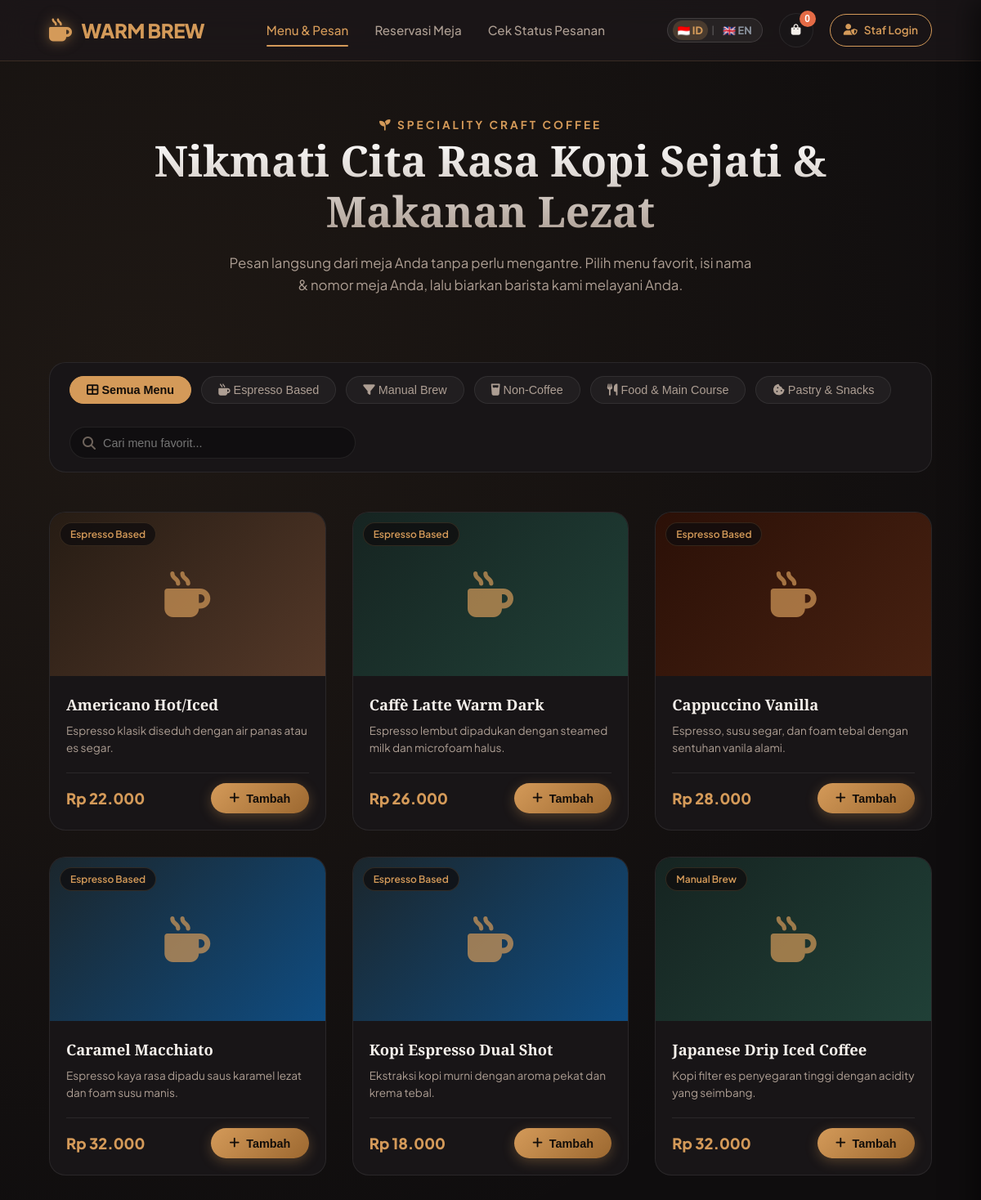
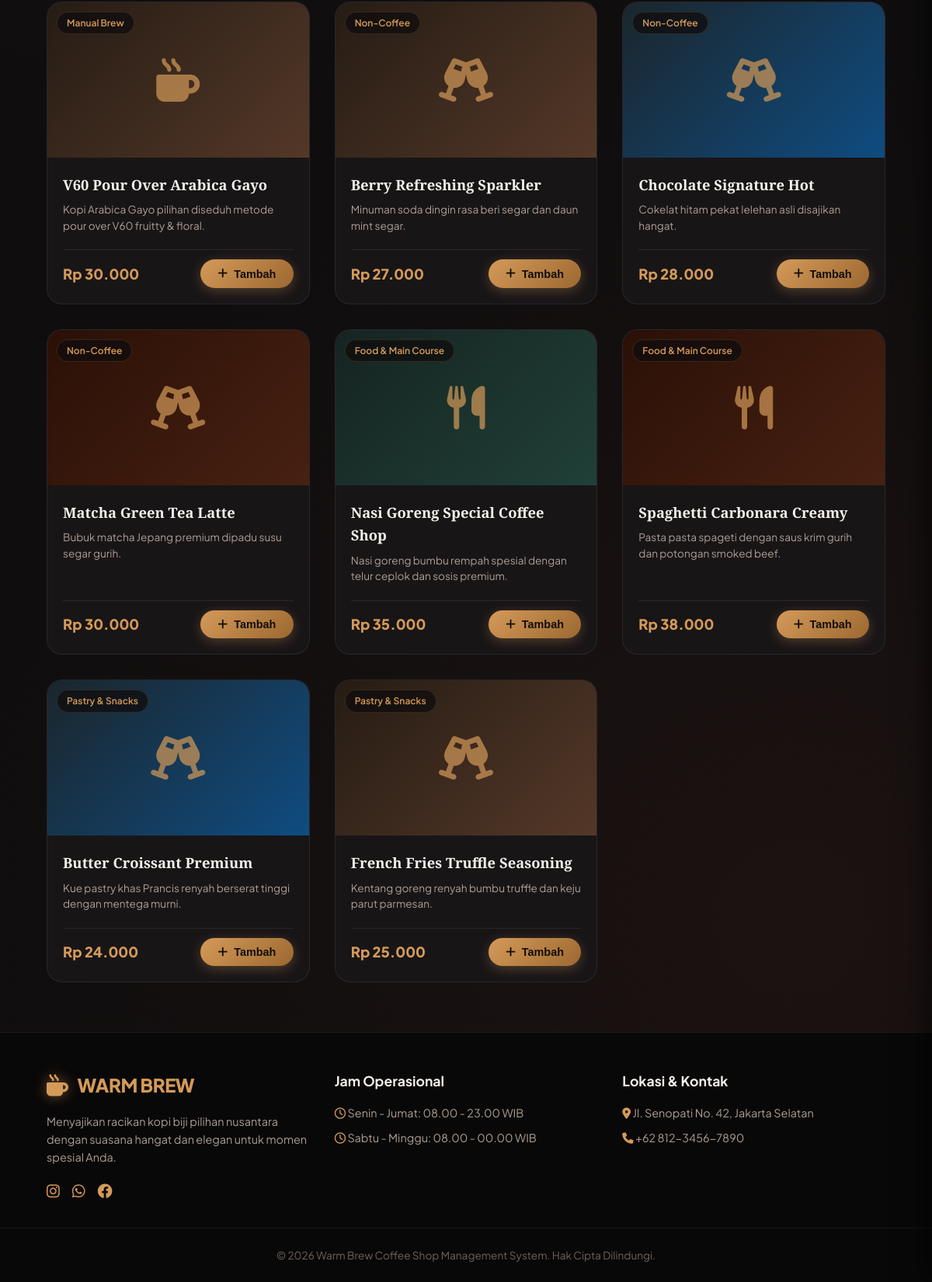
The page / on the database its author committed (2 pictures, top to bottom).
### tables this page shows
CREATE TABLE IF NOT EXISTS `categories` (
  `id` INT AUTO_INCREMENT PRIMARY KEY,
  `name` VARCHAR(50) NOT NULL,
  `slug` VARCHAR(50) NOT NULL UNIQUE,
  `icon` VARCHAR(50) DEFAULT 'coffee'
);

CREATE TABLE IF NOT EXISTS `products` (
  `id` INT AUTO_INCREMENT PRIMARY KEY,
  `category_id` INT NOT NULL,
  `name` VARCHAR(100) NOT NULL,
  `description` TEXT,
  `price` DECIMAL(10,2) NOT NULL,
  `image` VARCHAR(255) DEFAULT NULL,
  `is_available` TINYINT(1) DEFAULT 1,
  `created_at` DATETIME DEFAULT CURRENT_TIMESTAMP,
  FOREIGN KEY (`category_id`) REFERENCES `categories`(`id`) ON DELETE CASCADE
);

### config/lang.php (called while the page is built, shortened)
<?php
$current_lang = $_SESSION['lang'] ?? 'id';
if (!function_exists('__')) {
    function __($key, $default = '') {
        global $translations, $current_lang;
        if (isset($translations[$current_lang][$key])) {
            return $translations[$current_lang][$key];
        }
        return !empty($default) ? $default : $key;
    }
}
if (!function_exists('get_current_lang')) {
    function get_current_lang() {
        global $current_lang;
        return $current_lang;
    }
}

### config/database.php (called while the page is built, shortened)
<?php
function format_rupiah($number) {
    return 'Rp ' . number_format($number, 0, ',', '.');
}
require_once __DIR__ . '/lang.php';

### index.php (the view, shortened to what this page needs)
<?php
require_once __DIR__ . '/config/database.php';
$active_nav = "menu";
$stmtCat = $pdo->query("SELECT * FROM categories ORDER BY id ASC");
$categories = $stmtCat->fetchAll();
$stmtProd = $pdo->query("SELECT p.*, c.name as category_name, c.slug as category_slug FROM products p JOIN categories c ON p.category_id = c.id WHERE p.is_available = 1 ORDER BY p.category_id ASC, p.name ASC");
$products = $stmtProd->fetchAll();
include __DIR__ . '/includes/header.php';
?>
<section class="hero">
    <div class="container">
        <span class="hero-subtitle"><i class="fas fa-seedling"></i> <?php echo __('hero_subtitle', 'Speciality Craft Coffee'); ?></span>
        <h1 class="hero-title"><?php echo __('hero_title', 'Nikmati Cita Rasa Kopi Sejati & Makanan Lezat'); ?></h1>
        <p class="hero-description"><?php echo __('hero_desc', 'Pesan langsung dari meja Anda tanpa perlu mengantre. Pilih menu favorit, isi nama & nomor meja Anda, lalu biarkan barista kami melayani Anda.'); ?></p>
    </div>
</section>
<section class="container filter-section">
    <div class="filter-bar">
        <div class="category-tabs">
            <button class="category-btn active" data-category="all">
                <i class="fas fa-th-large"></i> <?php echo __('all_menu', 'Semua Menu'); ?>
            </button>
            <?php foreach ($categories as $cat): ?>
                <button class="category-btn" data-category="<?php echo htmlspecialchars($cat['slug']); ?>">
                    <i class="fas <?php echo htmlspecialchars($cat['icon']); ?>"></i> <?php echo htmlspecialchars($cat['name']); ?>
                </button>
            <?php endforeach; ?>
        </div>
        <div class="search-box">
            <i class="fas fa-search"></i>
            <input type="text" id="productSearchInput" placeholder="<?php echo __('search_placeholder', 'Cari menu favorit...'); ?>">
        </div>
    </div>
</section>
<main class="container">
    <div class="products-grid">
        <?php foreach ($products as $prod):
            $gradients = [
                'linear-gradient(135deg, #2b1007 0%, #472111 100%)',
                'linear-gradient(135deg, #1b262c 0%, #0f4c81 100%)',
                'linear-gradient(135deg, #261c14 0%, #543828 100%)',
                'linear-gradient(135deg, #162421 0%, #204037 100%)'
            ];
            $bgStyle = $gradients[$prod['id'] % count($gradients)];
        ?>
            <div class="product-card"
                 data-id="<?php echo $prod['id']; ?>"
                 data-name="<?php echo htmlspecialchars($prod['name']); ?>"
                 data-price="<?php echo $prod['price']; ?>"
                 data-category="<?php echo htmlspecialchars($prod['category_slug']); ?>">
                <div class="product-img-wrapper" style="background: <?php echo $bgStyle; ?>; display: flex; align-items: center; justify-content: center; color: var(--primary);">
                    <i class="fas <?php echo htmlspecialchars($prod['category_slug'] == 'espresso-based' || $prod['category_slug'] == 'manual-brew' ? 'fa-mug-hot' : ($prod['category_slug'] == 'food-main' ? 'fa-utensils' : 'fa-glass-cheers')); ?>" style="font-size: 3.5rem; opacity: 0.7;"></i>
                    <span class="badge-category"><?php echo htmlspecialchars($prod['category_name']); ?></span>
                </div>
                <div class="product-content">
                    <h3 class="product-title"><?php echo htmlspecialchars($prod['name']); ?></h3>
                    <p class="product-desc"><?php echo htmlspecialchars($prod['description']); ?></p>
                    <div class="product-footer">
                        <span class="product-price"><?php echo format_rupiah($prod['price']); ?></span>
                        <button class="btn btn-primary btn-add-cart">
                            <i class="fas fa-plus"></i> <?php echo __('btn_add', 'Tambah'); ?>
                        </button>
                    </div>
                </div>
            </div>
        <?php endforeach; ?>
    </div>
</main>
<?php include __DIR__ . '/includes/footer.php'; ?>

### includes/header.php (shortened to what this page needs)
<!DOCTYPE html>
<html lang="<?php echo get_current_lang(); ?>">
<head>
    <link rel="stylesheet" href="https://cdnjs.cloudflare.com/ajax/libs/font-awesome/6.4.0/css/all.min.css">
    <link rel="stylesheet" href="assets/css/style.css">
</head>
<body>
    <nav class="navbar">
        <div class="container nav-wrapper">
            <a href="index.php" class="logo">
                <i class="fas fa-mug-hot"></i>
                <span>WARM BREW</span>
            </a>
            <div class="nav-links">
                <a href="index.php" class="nav-link <?php echo (!isset($active_nav) || $active_nav == 'menu') ? 'active' : ''; ?>"><?php echo __('nav_menu', 'Menu & Pesan'); ?></a>
                <a href="reservation.php" class="nav-link <?php echo (isset($active_nav) && $active_nav == 'reservation') ? 'active' : ''; ?>"><?php echo __('nav_reservation', 'Reservasi Meja'); ?></a>
                <a href="order_status.php" class="nav-link <?php echo (isset($active_nav) && $active_nav == 'status') ? 'active' : ''; ?>"><?php echo __('nav_order_status', 'Cek Status Pesanan'); ?></a>
            </div>
            <div class="nav-actions">
                <div class="lang-switcher" style="display: inline-flex; align-items: center; background: rgba(255,255,255,0.06); border-radius: 20px; padding: 2px 6px; border: 1px solid rgba(255,255,255,0.12); font-size: 0.8rem; font-weight: 700; gap: 4px;">
                    <a href="?lang=id" style="color: <?php echo get_current_lang() == 'id' ? '#d49a59' : '#8c95a0'; ?>; text-decoration: none; padding: 2px 6px; border-radius: 12px; <?php echo get_current_lang() == 'id' ? 'background: rgba(212,154,89,0.2); font-weight: 800;' : ''; ?>" title="Bahasa Indonesia">🇮🇩 ID</a>
                    <span style="color: rgba(255,255,255,0.2); font-size: 0.7rem;">|</span>
                    <a href="?lang=en" style="color: <?php echo get_current_lang() == 'en' ? '#d49a59' : '#8c95a0'; ?>; text-decoration: none; padding: 2px 6px; border-radius: 12px; <?php echo get_current_lang() == 'en' ? 'background: rgba(212,154,89,0.2); font-weight: 800;' : ''; ?>" title="English">🇬🇧 EN</a>
                </div>
                <button class="btn-icon" id="openCartBtn" title="<?php echo __('nav_view_cart', 'Lihat Keranjang'); ?>">
                    <i class="fas fa-shopping-bag"></i>
                    <span class="cart-badge" id="cartBadge">0</span>
                </button>
                <a href="admin/login.php" class="btn btn-outline" style="padding: 0.5rem 1rem; font-size: 0.85rem;">
                    <i class="fas fa-user-shield"></i> <?php echo __('nav_staff_login', 'Staf Login'); ?>
                </a>
            </div>
        </div>
    </nav>

### includes/footer.php (shortened to what this page needs)
    <footer>
        <div class="container footer-content">
            <div class="footer-col">
                <div class="logo" style="margin-bottom: 1rem;">
                    <i class="fas fa-mug-hot"></i>
                    <span>WARM BREW</span>
                </div>
                <p style="font-size: 0.9rem; margin-bottom: 1rem;"><?php echo __('footer_about', 'Menyajikan racikan kopi biji pilihan nusantara dengan suasana hangat dan elegan untuk momen spesial Anda.'); ?></p>
                <div style="display: flex; gap: 1rem; font-size: 1.2rem; color: var(--primary);">
                    <a href="#"><i class="fab fa-instagram"></i></a>
                    <a href="#"><i class="fab fa-whatsapp"></i></a>
                    <a href="#"><i class="fab fa-facebook"></i></a>
                </div>
            </div>
            <div class="footer-col">
                <h4><?php echo __('footer_hours', 'Jam Operasional'); ?></h4>
                <p style="font-size: 0.9rem;"><i class="far fa-clock" style="color: var(--primary);"></i> <?php echo __('footer_hours_weekday', 'Senin - Jumat: 08.00 - 23.00 WIB'); ?></p>
                <p style="font-size: 0.9rem; margin-top: 0.5rem;"><i class="far fa-clock" style="color: var(--primary);"></i> <?php echo __('footer_hours_weekend', 'Sabtu - Minggu: 08.00 - 00.00 WIB'); ?></p>
            </div>
            <div class="footer-col">
                <h4><?php echo __('footer_contact', 'Lokasi & Kontak'); ?></h4>
                <p style="font-size: 0.9rem;"><i class="fas fa-map-marker-alt" style="color: var(--primary);"></i> <?php echo __('footer_address', 'Jl. Senopati No. 42, Jakarta Selatan'); ?></p>
                <p style="font-size: 0.9rem; margin-top: 0.5rem;"><i class="fas fa-phone" style="color: var(--primary);"></i> +62 812-3456-7890</p>
            </div>
        </div>
        <div class="footer-bottom">
            <div class="container">
                <p>&copy; <?php echo date('Y'); ?> <?php echo __('footer_copyright', 'Warm Brew Coffee Shop Management System. Hak Cipta Dilindungi.'); ?></p>
            </div>
        </div>
    </footer>
</body>
</html>

### rows shown on the page
categories: name "Espresso Based"
categories: name "Manual Brew"
categories: name "Non-Coffee"
categories: name "Food & Main Course"
categories: name "Pastry & Snacks"
products: category.name "Espresso Based", name "Americano Hot/Iced", description "Espresso klasik diseduh dengan air panas atau es segar.", price "Rp 22.000"
products: category.name "Espresso Based", name "Caffè Latte Warm Dark", description "Espresso lembut dipadukan dengan steamed milk dan microfoam halus.", price "Rp 26.000"
products: category.name "Espresso Based", name "Cappuccino Vanilla", description "Espresso, susu segar, dan foam tebal dengan sentuhan vanila alami.", price "Rp 28.000"
products: category.name "Espresso Based", name "Caramel Macchiato", description "Espresso kaya rasa dipadu saus karamel lezat dan foam susu manis.", price "Rp 32.000"
products: category.name "Espresso Based", name "Kopi Espresso Dual Shot", description "Ekstraksi kopi murni dengan aroma pekat dan krema tebal.", price "Rp 18.000"
products: category.name "Manual Brew", name "Japanese Drip Iced Coffee", description "Kopi filter es penyegaran tinggi dengan acidity yang seimbang.", price "Rp 32.000"
products: category.name "Manual Brew", name "V60 Pour Over Arabica Gayo", description "Kopi Arabica Gayo pilihan diseduh metode pour over V60 fruitty & floral.", price "Rp 30.000"
products: category.name "Non-Coffee", name "Berry Refreshing Sparkler", description "Minuman soda dingin rasa beri segar dan daun mint segar.", price "Rp 27.000"
products: category.name "Non-Coffee", name "Chocolate Signature Hot", description "Cokelat hitam pekat lelehan asli disajikan hangat.", price "Rp 28.000"
products: category.name "Non-Coffee", name "Matcha Green Tea Latte", description "Bubuk matcha Jepang premium dipadu susu segar gurih.", price "Rp 30.000"
products: category.name "Food & Main Course", name "Nasi Goreng Special Coffee Shop", description "Nasi goreng bumbu rempah spesial dengan telur ceplok dan sosis premium.", price "Rp 35.000"
products: category.name "Food & Main Course", name "Spaghetti Carbonara Creamy", description "Pasta pasta spageti dengan saus krim gurih dan potongan smoked beef.", price "Rp 38.000"
products: category.name "Pastry & Snacks", name "Butter Croissant Premium", description "Kue pastry khas Prancis renyah berserat tinggi dengan mentega murni.", price "Rp 24.000"
products: category.name "Pastry & Snacks", name "French Fries Truffle Seasoning", description "Kentang goreng renyah bumbu truffle dan keju parut parmesan.", price "Rp 25.000"

### other values the page prints
__('nav_menu', 'Menu & Pesan') "Menu & Pesan"
__('nav_reservation', 'Reservasi Meja') "Reservasi Meja"
__('nav_order_status', 'Cek Status Pesanan') "Cek Status Pesanan"
__('nav_staff_login', 'Staf Login') "Staf Login"
__('hero_subtitle', 'Speciality Craft Coffee') "SPECIALITY CRAFT COFFEE"
__('hero_title', 'Nikmati Cita Rasa Kopi Sejati & Makanan Lezat') "Nikmati Cita Rasa Kopi Sejati & Makanan Lezat"
__('all_menu', 'Semua Menu') "Semua Menu"
__('footer_hours', 'Jam Operasional') "Jam Operasional"
__('footer_hours_weekday', 'Senin - Jumat: 08.00 - 23.00 WIB') "Senin - Jumat: 08.00 - 23.00 WIB"
__('footer_hours_weekend', 'Sabtu - Minggu: 08.00 - 00.00 WIB') "Sabtu - Minggu: 08.00 - 00.00 WIB"
__('footer_contact', 'Lokasi & Kontak') "Lokasi & Kontak"
__('footer_address', 'Jl. Senopati No. 42, Jakarta Selatan') "Jl. Senopati No. 42, Jakarta Selatan"
